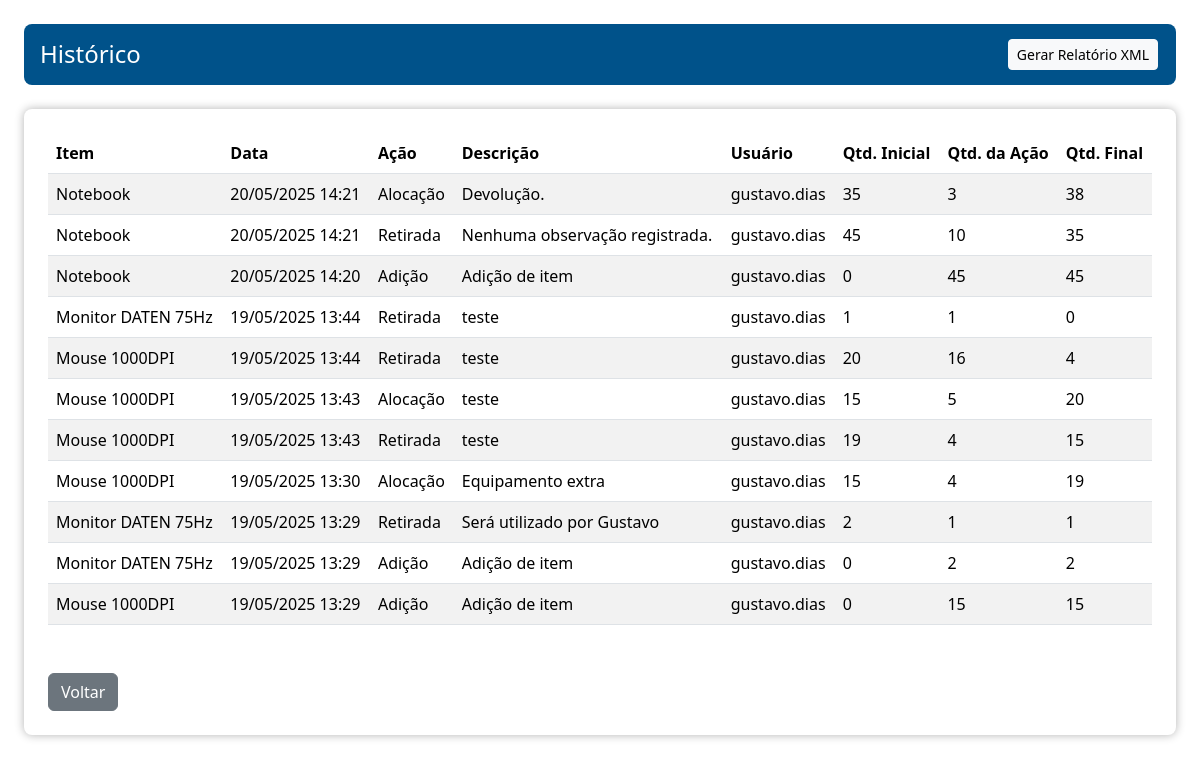
/historico/ (signed in), run on an earlier commit of the app's database.
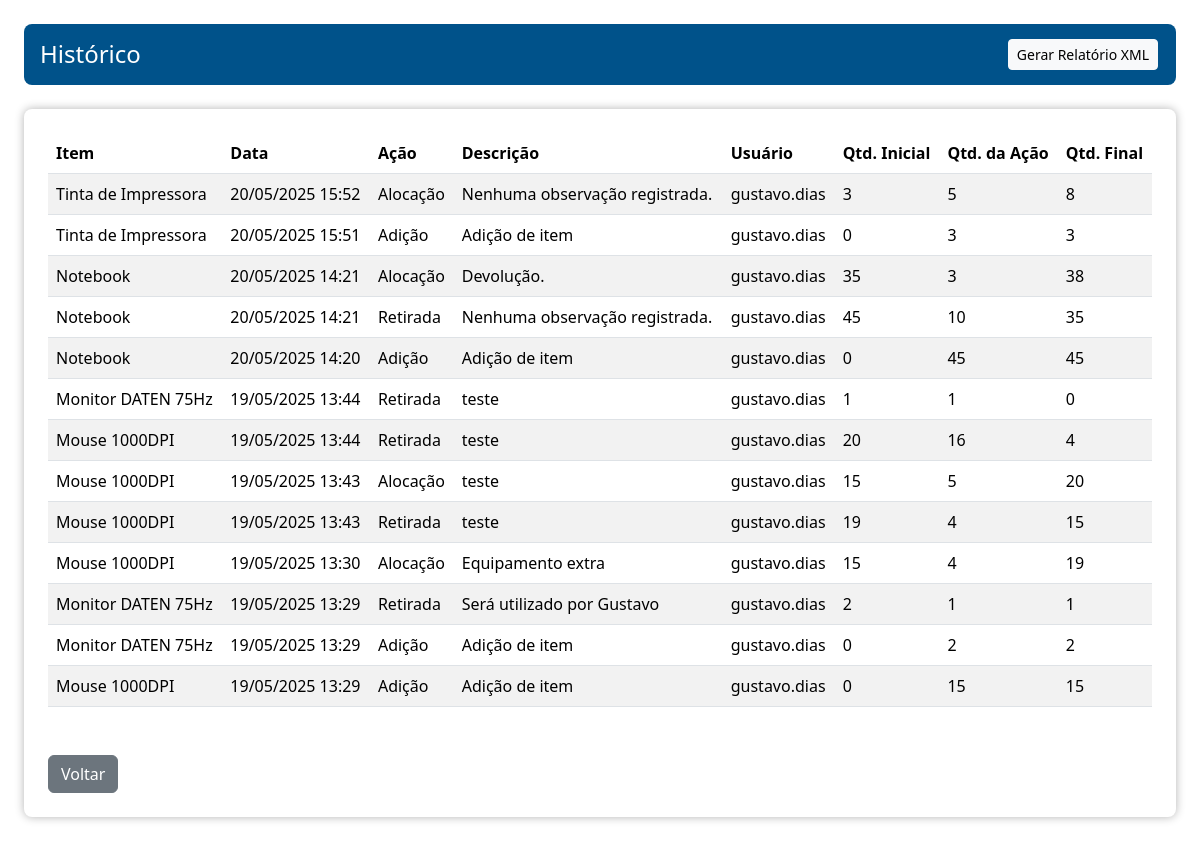
And on a later commit of the database.
### almoxarifado/models.py (models this page shows, shortened)
class HistoricoItem(models.Model):
    TIPO_ACAO = (
        ('ALOCACAO', 'Alocação'),
        ('RETIRADA', 'Retirada'),
        ('ADICAO', 'Adição'),
    )
    item = models.ForeignKey(Item, on_delete=models.CASCADE)
    usuario = models.CharField(max_length=100)
    data = models.DateTimeField(auto_now_add=True)
    tipo = models.CharField(max_length=10, choices=TIPO_ACAO)
    descricao = models.CharField(max_length=500)
    quantidade_inicial = models.IntegerField()
    quantidade = models.IntegerField()
    quantidade_final = models.IntegerField()

class Item(models.Model):
    nome = models.CharField(max_length=255)
    quantidade_total = models.IntegerField()

### almoxarifado/views.py (the view)
# urls.py: path('historico/', views.historico_view, name='historico'),
@login_required
@required_almoxarifado
def historico_view(request):
    historicos = HistoricoItem.objects.all().order_by('-data')
    return render(request, 'historico.html', {'historicos': historicos})

### almoxarifado/templates/historico.html
{% extends "template.html" %}
{% load static %}
{% block main %}
<div class="w-100">
    <div class="d-flex p-2 m-4 rounded-3 justify-content-between align-items-center text-white" style="background-color: #00528A;">
        <h4 class="d-flex align-items-center justify-content-center flex-row p-0 m-2 text-white">Histórico</h4>
        <a href="{% url 'almoxarifado:gerar_relatorio' %}" class="btn btn-light btn-sm text-black" style="margin-right: 10px;">Gerar Relatório XML</a>
    </div>
    <div class="d-flex flex-column align-items-start p-2 m-4 rounded-3 bg-white" style="box-shadow: 0px 0px 10px rgba(0, 0, 0, 0.3);">
        <div class="m-3" style="width: calc(100% - 32px);">
            <table class="table table-striped table-hover">
                <thead>
                    <tr>
                        <th>Item</th>
                        <th>Data</th>
                        <th>Ação</th>
                        <th>Descrição</th>
                        <th>Usuário</th>
                        <th>Qtd. Inicial</th>
                        <th>Qtd. da Ação</th>
                        <th>Qtd. Final</th>
                    </tr>
                </thead>
                <tbody>
                    {% if historicos %}
                    {% for h in historicos %}
                    <tr>
                        <td>{{ h.item.nome }}</td>
                        <td>{{ h.data|date:"d/m/Y H:i" }}</td>
                        <td>{{ h.get_tipo_display }}</td>
                        <td>{{ h.descricao }}</td>
                        <td>{{ h.usuario }}</td>
                        <td>{{ h.quantidade_inicial }}</td>
                        <td>{{ h.quantidade }}</td>
                        <td>{{ h.quantidade_final }}</td>
                    </tr>
                    {% endfor %}
                    {% else %}
                    <tr>
                        <td colspan="8" class="text-center">Nenhum histórico encontrado.</td>
                    </tr>
                    {% endif %}
                </tbody>
            </table>
        </div>
        <a href="{% url 'almoxarifado:almoxarifado' %}" class="btn btn-secondary m-3">Voltar</a>
    </div>
</div>
{% endblock %}

### almoxarifado/templates/template.html (shortened to what this page needs)
{% load static %}
<!DOCTYPE html>
<html lang="pt-br">
<head>
    <link href="https://cdn.jsdelivr.net/npm/bootstrap@5.3.5/dist/css/bootstrap.min.css" rel="stylesheet">
    <link rel="stylesheet" href="https://cdnjs.cloudflare.com/ajax/libs/font-awesome/6.7.2/css/all.min.css">
    <link rel="stylesheet" href="{% static 'css/style.css' %}">
</head>
</head>
<body class="d-flex flex-column min-vh-100">
    <main class="d-flex w-100 flex-grow-1">
        {% block main %}
        {% endblock %}
    </main>
</body>
</html>

### almoxarifado/static/css/style.css (style rules this page uses)
* { margin: 0; padding: 0; box-sizing: border-box; }
td { vertical-align: middle; }
:root { --cor-primaria: #ffffff; --cor-secundaria: #00528A; }
main { background-color: var(--cor-primaria); }
th { white-space: nowrap; }

What changed in the data, as far as the page shows it:
added HistoricoItem: item.nome "Tinta de Impressora", data "20/05/2025 15:52", tipo "Alocação", descricao "Nenhuma observação registrada.", usuario "gustavo.dias", quantidade_inicial "3", quantidade "5", quantidade_final "8"
added HistoricoItem: item.nome "Tinta de Impressora", data "20/05/2025 15:51", tipo "Adição", descricao "Adição de item", usuario "gustavo.dias", quantidade_inicial "0", quantidade "3", quantidade_final "3"
